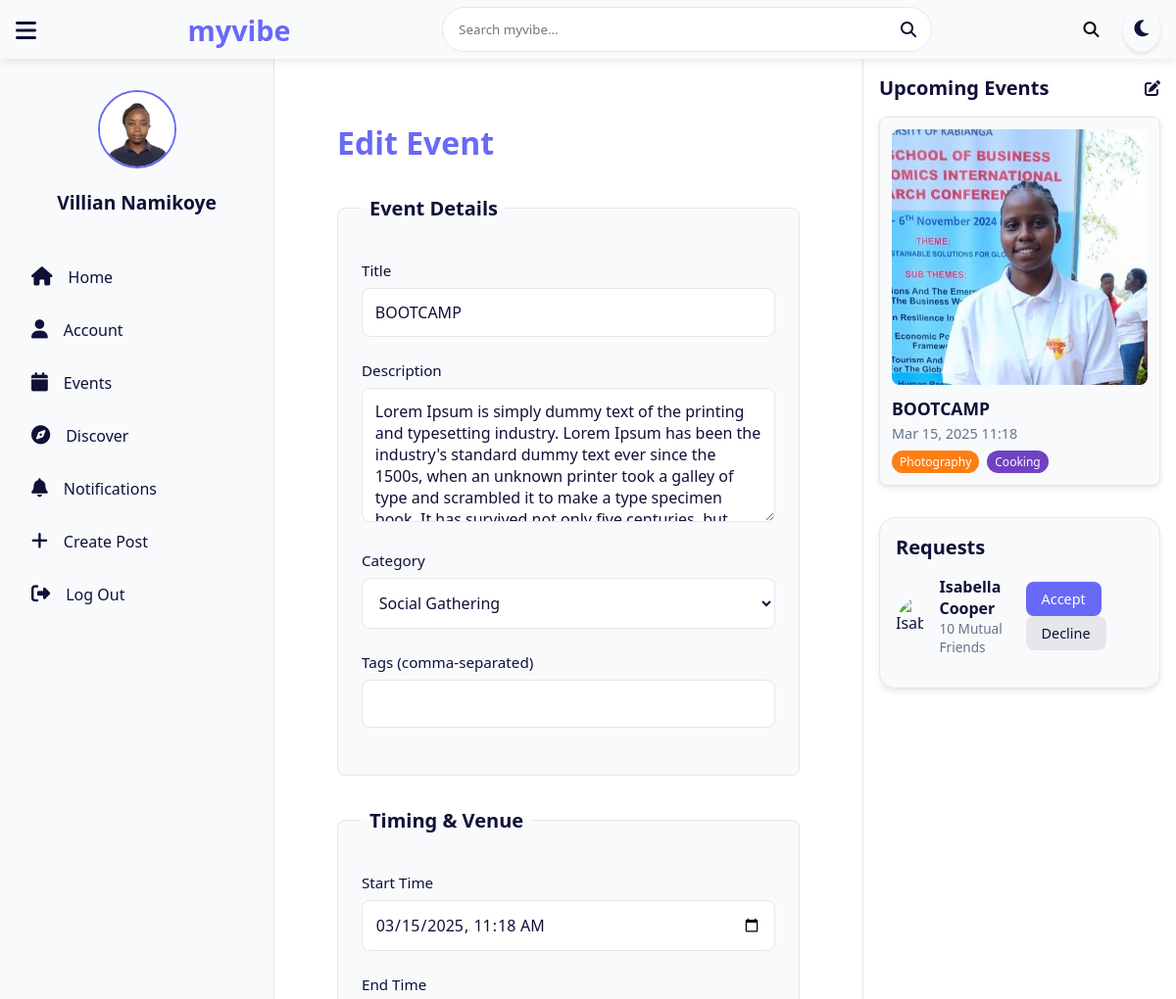
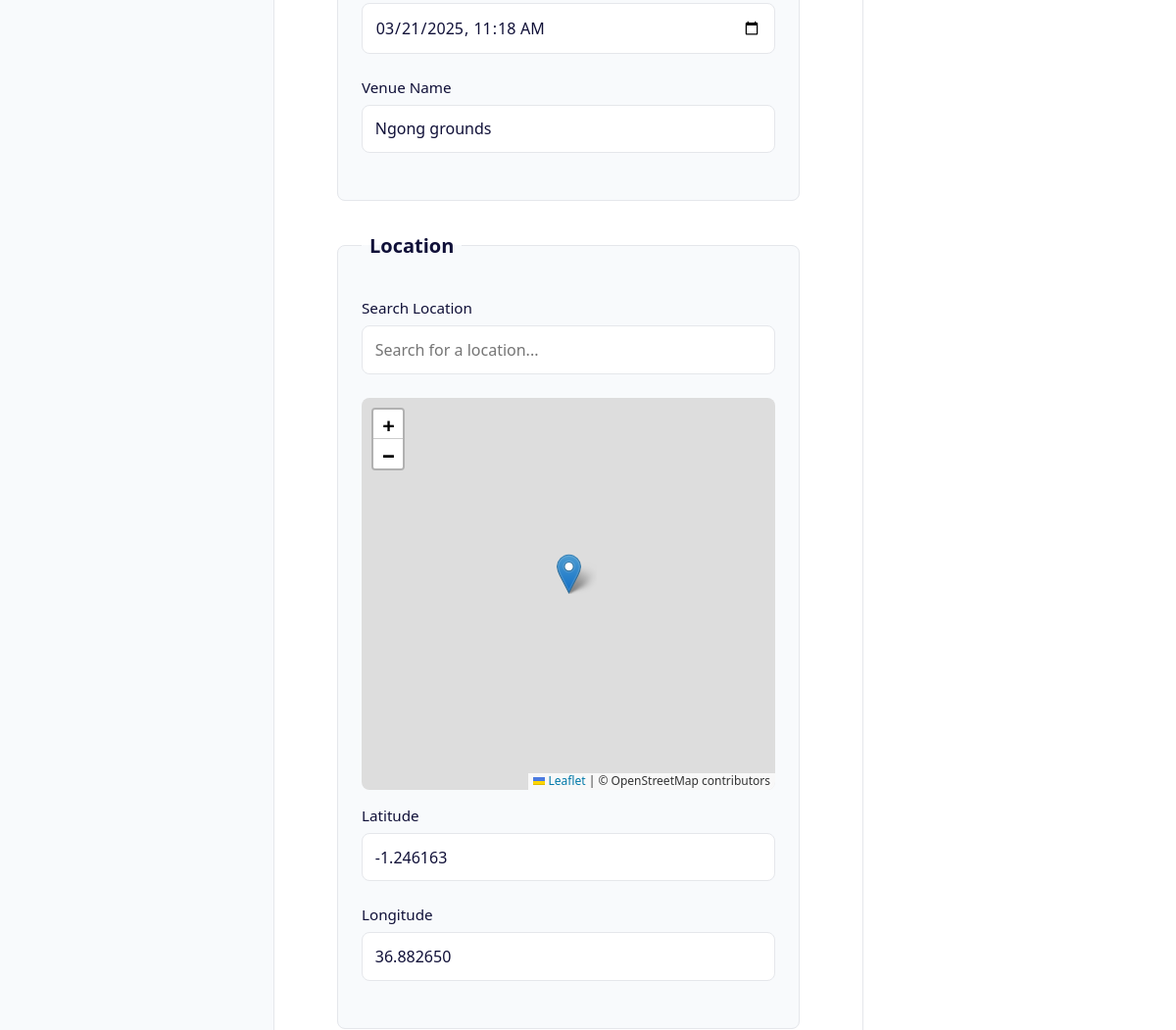
The app's page /accounts/events/1/edit/ (signed in, upper part), older data (2 pictures, top to bottom).
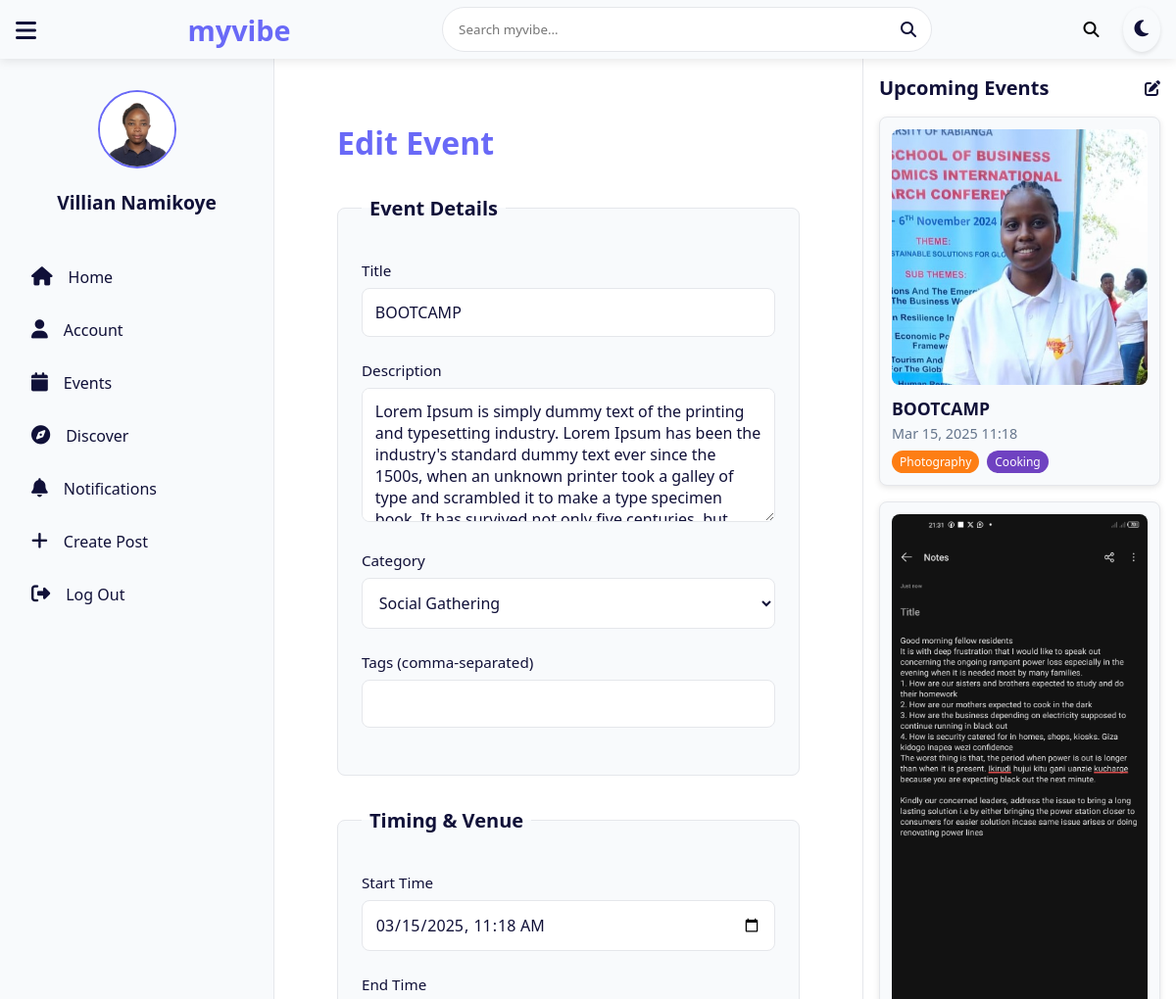
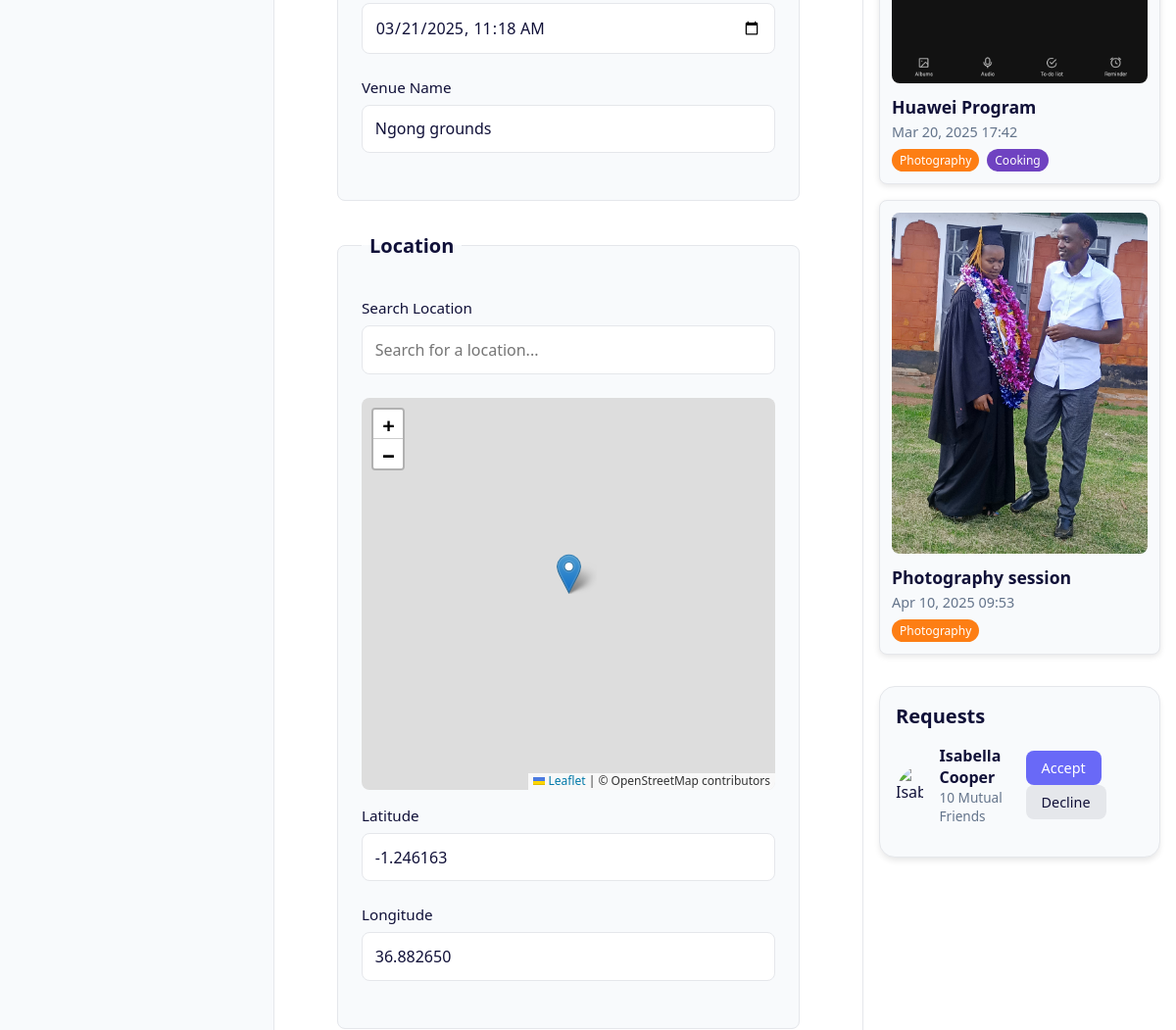
The same page, newer data (2 pictures, top to bottom).
### events/models.py (models this page shows, shortened)
class Event(models.Model):
    EVENT_CATEGORIES = [
        ('workshop', 'Workshop'),
        ('social', 'Social Gathering'),
        ('conference', 'Conference'),
        ('class', 'Class/Training'),
    ]
    title = models.CharField(max_length=200)
    description = models.TextField()
    creator = models.ForeignKey(User, on_delete=models.CASCADE, related_name='created_events')
    start_time = models.DateTimeField()
    end_time = models.DateTimeField()
    venue_name = models.CharField(max_length=100)  # e.g., "Nairobi School Hall"
    latitude = models.DecimalField(max_digits=9, decimal_places=6, help_text="Latitude of the event location")
    longitude = models.DecimalField(max_digits=9, decimal_places=6, help_text="Longitude of the event location")
    interests = models.ManyToManyField(Interest, related_name='events')
    max_attendees = models.PositiveIntegerField(default=0)  # 0 = unlimited
    price = models.DecimalField(max_digits=8, decimal_places=2, default=0.00)
    registration_deadline = models.DateTimeField()
    is_public = models.BooleanField(default=True)
    category = models.CharField(max_length=20, choices=EVENT_CATEGORIES)
    tags = TaggableManager()
    created_at = models.DateTimeField(auto_now_add=True)
    updated_at = models.DateTimeField(auto_now=True)
    class Meta:
        indexes = [
            models.Index(fields=['start_time']),
            models.Index(fields=['category']),
        ]
    def get_primary_image(self):
            primary = self.images.filter(is_primary=True).first()
            return primary.image.url if primary else '/static/default_event_image.jpg'

class EventImage(models.Model):
    event = models.ForeignKey(Event, on_delete=models.CASCADE, related_name='images')
    image = models.ImageField(upload_to='event_images/')
    caption = models.CharField(max_length=200, blank=True)
    is_primary = models.BooleanField(default=False)
    uploaded_at = models.DateTimeField(auto_now_add=True)

### accounts/models.py (models this page shows, shortened)
class Interest(models.Model):
    name = models.CharField(max_length=50, unique=True)
    description = models.TextField(blank=True, null=True)
    related_interests = models.ManyToManyField('self', blank=True, symmetrical=True)
    created_at = models.DateTimeField(auto_now_add=True)

### accounts/views.py (the view, shortened to what this page needs)
# urls.py: path('events/<int:event_id>/edit/', views.edit_event, name='edit_event'),
@login_required
def edit_event(request, event_id):
    event = get_object_or_404(Event, id=event_id)
    if event.creator != request.user:
        raise PermissionDenied("You can only edit events you created.")
    errors = []
    all_interests = Interest.objects.all()
    return render(request, 'accounts/edit_event.html', {
        'event': event,
        'all_interests': all_interests,
        'errors': errors
    })

### accounts/context_processors.py (called while the page is built)
def notification_count(request):
    if request.user.is_authenticated:
        unread_count = Notification.objects.filter(recipient=request.user, is_read=False).count()
        return {'unread_notification_count': unread_count}
    return {'unread_notification_count': 0}

### events/context_processors.py (called while the page is built)
def events_context(request):
    events = Event.objects.all().order_by('start_time').prefetch_related('interests')
    return {'events': events}

### templates/accounts/edit_event.html (shortened to what this page needs)
{% extends "myvibe/base.html" %}
{% load static %}
{% block content %}
<link rel="stylesheet" href="https://unpkg.com/leaflet@1.9.4/dist/leaflet.css" />
<main class="main-content">
    <div class="edit-event-container">
        <h1 class="page-title">Edit Event</h1>
        <form method="post" enctype="multipart/form-data">
            <fieldset class="form-section">
                <legend>Event Details</legend>
                <div class="form-group">
                    <label for="title">Title</label>
                    <input type="text" name="title" id="title" value="{{ event.title }}" required>
                </div>
                <div class="form-group">
                    <label for="description">Description</label>
                    <textarea name="description" id="description" rows="5" required>{{ event.description }}</textarea>
                </div>
                <div class="form-group">
                    <label for="category">Category</label>
                    <select name="category" id="category" required>
                        {% for value, label in event.EVENT_CATEGORIES %}
                            <option value="{{ value }}" {% if event.category == value %}selected{% endif %}>{{ label }}</option>
                        {% endfor %}
                    </select>
                </div>
                <div class="form-group">
                    <label for="tags">Tags (comma-separated)</label>
                    <input type="text" name="tags" id="tags" value="{% for tag in event.tags.all %}{{ tag.name }}{% if not forloop.last %}, {% endif %}{% endfor %}">
                </div>
            </fieldset>
            <fieldset class="form-section">
                <legend>Timing & Venue</legend>
                <div class="form-group">
                    <label for="start_time">Start Time</label>
                    <input type="datetime-local" name="start_time" id="start_time" value="{{ event.start_time|date:'Y-m-d\TH:i' }}" required>
                </div>
                <div class="form-group">
                    <label for="end_time">End Time</label>
                    <input type="datetime-local" name="end_time" id="end_time" value="{{ event.end_time|date:'Y-m-d\TH:i' }}" required>
                </div>
                <div class="form-group">
                    <label for="venue_name">Venue Name</label>
                    <input type="text" name="venue_name" id="venue_name" value="{{ event.venue_name }}" required>
                </div>
            </fieldset>
            <fieldset class="form-section">
                <legend>Location</legend>
                <div class="form-group">
                    <label for="location-search">Search Location</label>
                    <input type="text" id="location-search" placeholder="Search for a location...">
                </div>
                <div id="map" class="map-container"></div>
                <div class="form-group">
                    <label for="latitude">Latitude</label>
                    <input type="number" name="latitude" id="latitude" step="0.000001" value="{{ event.latitude }}" required>
                </div>
                <div class="form-group">
                    <label for="longitude">Longitude</label>
                    <input type="number" name="longitude" id="longitude" step="0.000001" value="{{ event.longitude }}" required>
                </div>
            </fieldset>
        </form>
    </div>
</main>
{% endblock %}

### templates/myvibe/base.html (shortened to what the changed rows need)
{% load static %}
<!DOCTYPE html>
<html lang="en">
<head>
    <link rel="stylesheet" href="https://cdnjs.cloudflare.com/ajax/libs/font-awesome/6.6.0/css/all.min.css" />
    <link rel="stylesheet" href="{% static 'assets/myvibe/style.css' %}">
</head>
<body data-theme="light">
    <header class="main-header">
        <div class="header-content">
            <h1 class="logo">myvibe</h1>
        </div>
    </header>
    <div class="container">
        <main class="main-content">
            {% block content %}
            {% endblock %}
        </main>
        <aside class="right-column">
            <div class="myprofile-events">
                {% for event in events %}
                <a href="{% url 'event_detail' event.id %}" style="text-decoration: none; color: inherit;">
                    <div class="myprofile-event-card card">
                        <img src="{{ event.get_primary_image }}" alt="{{ event.title }}" class="event-image">
                        <div class="event-details">
                            <h4>{{ event.title }}</h4>
                            <p class="muted textured">{{ event.start_time|date:"M d, Y H:i" }}</p>
                            <div class="tags">
                                {% for interest in event.interests.all %}
                                {% if forloop.counter|divisibleby:4 %}
                                <span class="tag blue">{{ interest.name }}</span>
                                {% elif forloop.counter|divisibleby:3 %}
                                <span class="tag green">{{ interest.name }}</span>
                                {% elif forloop.counter|divisibleby:2 %}
                                <span class="tag purple">{{ interest.name }}</span>
                                {% else %}
                                <span class="tag orange">{{ interest.name }}</span>
                                {% endif %}
                                {% empty %}
                                <span class="tag gray">No Interests</span>
                                {% endfor %}
                            </div>
                        </div>
                    </div>
                </a>
                {% empty %}
                <p class="muted-text">No events found.</p>
                {% endfor %}
            </div>
        </aside>
    </div>
</body>
</html>

Row changes from the older to the newer data that the page shows:
added Event: get_primary_image (picture), title "Huawei Program", start_time "Mar 20, 2025 17:42", Interest (name "Photography"), Interest (name "Cooking")
added Event: get_primary_image (picture), title "Photography session", start_time "Apr 10, 2025 09:53", Interest (name "Photography")
